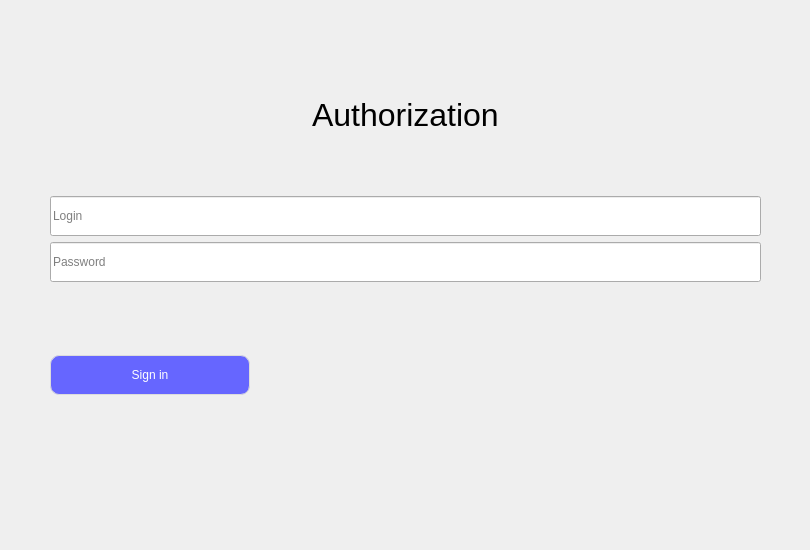
<?xml version="1.0" encoding="UTF-8"?>
<ui version="4.0">
 <class>LoginWidget</class>
 <widget class="QWidget" name="LoginWidget">
  <property name="geometry">
   <rect>
    <x>0</x>
    <y>0</y>
    <width>810</width>
    <height>550</height>
   </rect>
  </property>
  <property name="sizePolicy">
   <sizepolicy hsizetype="Fixed" vsizetype="Fixed">
    <horstretch>0</horstretch>
    <verstretch>0</verstretch>
   </sizepolicy>
  </property>
  <property name="minimumSize">
   <size>
    <width>400</width>
    <height>250</height>
   </size>
  </property>
  <property name="maximumSize">
   <size>
    <width>810</width>
    <height>550</height>
   </size>
  </property>
  <property name="windowTitle">
   <string>Form</string>
  </property>
  <widget class="QWidget" name="verticalLayoutWidget">
   <property name="geometry">
    <rect>
     <x>10</x>
     <y>10</y>
     <width>791</width>
     <height>531</height>
    </rect>
   </property>
   <layout class="QVBoxLayout" name="mainLayout">
    <property name="sizeConstraint">
     <enum>QLayout::SetNoConstraint</enum>
    </property>
    <item>
     <spacer name="verticalSpacer_4">
      <property name="orientation">
       <enum>Qt::Vertical</enum>
      </property>
      <property name="sizeType">
       <enum>QSizePolicy::Fixed</enum>
      </property>
      <property name="sizeHint" stdset="0">
       <size>
        <width>20</width>
        <height>80</height>
       </size>
      </property>
     </spacer>
    </item>
    <item>
     <layout class="QHBoxLayout" name="horizontalLayout_2">
      <property name="sizeConstraint">
       <enum>QLayout::SetNoConstraint</enum>
      </property>
      <item>
       <spacer name="horizontalSpacer">
        <property name="orientation">
         <enum>Qt::Horizontal</enum>
        </property>
        <property name="sizeHint" stdset="0">
         <size>
          <width>40</width>
          <height>20</height>
         </size>
        </property>
       </spacer>
      </item>
      <item>
       <widget class="QLabel" name="label">
        <property name="sizePolicy">
         <sizepolicy hsizetype="Fixed" vsizetype="Fixed">
          <horstretch>0</horstretch>
          <verstretch>0</verstretch>
         </sizepolicy>
        </property>
        <property name="minimumSize">
         <size>
          <width>0</width>
          <height>50</height>
         </size>
        </property>
        <property name="maximumSize">
         <size>
          <width>16777215</width>
          <height>150</height>
         </size>
        </property>
        <property name="font">
         <font>
          <pointsize>24</pointsize>
         </font>
        </property>
        <property name="text">
         <string>Authorization</string>
        </property>
        <property name="scaledContents">
         <bool>false</bool>
        </property>
       </widget>
      </item>
      <item>
       <spacer name="horizontalSpacer_2">
        <property name="orientation">
         <enum>Qt::Horizontal</enum>
        </property>
        <property name="sizeHint" stdset="0">
         <size>
          <width>40</width>
          <height>20</height>
         </size>
        </property>
       </spacer>
      </item>
     </layout>
    </item>
    <item>
     <spacer name="verticalSpacer">
      <property name="orientation">
       <enum>Qt::Vertical</enum>
      </property>
      <property name="sizeType">
       <enum>QSizePolicy::Fixed</enum>
      </property>
      <property name="sizeHint" stdset="0">
       <size>
        <width>20</width>
        <height>50</height>
       </size>
      </property>
     </spacer>
    </item>
    <item>
     <layout class="QHBoxLayout" name="horizontalLayout_3">
      <property name="sizeConstraint">
       <enum>QLayout::SetNoConstraint</enum>
      </property>
      <item>
       <spacer name="horizontalSpacer_3">
        <property name="orientation">
         <enum>Qt::Horizontal</enum>
        </property>
        <property name="sizeType">
         <enum>QSizePolicy::Fixed</enum>
        </property>
        <property name="sizeHint" stdset="0">
         <size>
          <width>40</width>
          <height>20</height>
         </size>
        </property>
       </spacer>
      </item>
      <item>
       <layout class="QVBoxLayout" name="verticalLayout_2">
        <property name="sizeConstraint">
         <enum>QLayout::SetNoConstraint</enum>
        </property>
        <item>
         <widget class="QLineEdit" name="loginInput">
          <property name="minimumSize">
           <size>
            <width>0</width>
            <height>40</height>
           </size>
          </property>
          <property name="inputMask">
           <string/>
          </property>
          <property name="text">
           <string/>
          </property>
          <property name="placeholderText">
           <string>Login</string>
          </property>
         </widget>
        </item>
       </layout>
      </item>
      <item>
       <spacer name="horizontalSpacer_4">
        <property name="orientation">
         <enum>Qt::Horizontal</enum>
        </property>
        <property name="sizeType">
         <enum>QSizePolicy::Fixed</enum>
        </property>
        <property name="sizeHint" stdset="0">
         <size>
          <width>40</width>
          <height>20</height>
         </size>
        </property>
       </spacer>
      </item>
     </layout>
    </item>
    <item>
     <layout class="QHBoxLayout" name="horizontalLayout_4">
      <property name="sizeConstraint">
       <enum>QLayout::SetNoConstraint</enum>
      </property>
      <item>
       <spacer name="horizontalSpacer_8">
        <property name="orientation">
         <enum>Qt::Horizontal</enum>
        </property>
        <property name="sizeType">
         <enum>QSizePolicy::Fixed</enum>
        </property>
        <property name="sizeHint" stdset="0">
         <size>
          <width>40</width>
          <height>20</height>
         </size>
        </property>
       </spacer>
      </item>
      <item>
       <layout class="QVBoxLayout" name="verticalLayout_3">
        <property name="sizeConstraint">
         <enum>QLayout::SetNoConstraint</enum>
        </property>
        <item>
         <widget class="QLineEdit" name="passwordInput">
          <property name="minimumSize">
           <size>
            <width>0</width>
            <height>40</height>
           </size>
          </property>
          <property name="inputMask">
           <string/>
          </property>
          <property name="text">
           <string/>
          </property>
          <property name="echoMode">
           <enum>QLineEdit::Password</enum>
          </property>
          <property name="placeholderText">
           <string>Password</string>
          </property>
         </widget>
        </item>
       </layout>
      </item>
      <item>
       <spacer name="horizontalSpacer_9">
        <property name="orientation">
         <enum>Qt::Horizontal</enum>
        </property>
        <property name="sizeType">
         <enum>QSizePolicy::Fixed</enum>
        </property>
        <property name="sizeHint" stdset="0">
         <size>
          <width>40</width>
          <height>20</height>
         </size>
        </property>
       </spacer>
      </item>
     </layout>
    </item>
    <item>
     <layout class="QHBoxLayout" name="horizontalLayout_5">
      <property name="sizeConstraint">
       <enum>QLayout::SetNoConstraint</enum>
      </property>
      <item>
       <spacer name="horizontalSpacer_10">
        <property name="orientation">
         <enum>Qt::Horizontal</enum>
        </property>
        <property name="sizeType">
         <enum>QSizePolicy::Fixed</enum>
        </property>
        <property name="sizeHint" stdset="0">
         <size>
          <width>40</width>
          <height>20</height>
         </size>
        </property>
       </spacer>
      </item>
      <item>
       <layout class="QVBoxLayout" name="verticalLayout_4">
        <property name="sizeConstraint">
         <enum>QLayout::SetNoConstraint</enum>
        </property>
        <item>
         <widget class="QLabel" name="SignInLabel">
          <property name="styleSheet">
           <string notr="true">color: rgb(204, 0, 0);</string>
          </property>
          <property name="text">
           <string/>
          </property>
         </widget>
        </item>
       </layout>
      </item>
      <item>
       <spacer name="horizontalSpacer_11">
        <property name="orientation">
         <enum>Qt::Horizontal</enum>
        </property>
        <property name="sizeType">
         <enum>QSizePolicy::Fixed</enum>
        </property>
        <property name="sizeHint" stdset="0">
         <size>
          <width>40</width>
          <height>20</height>
         </size>
        </property>
       </spacer>
      </item>
     </layout>
    </item>
    <item>
     <widget class="QLabel" name="labelInfoLogin">
      <property name="minimumSize">
       <size>
        <width>0</width>
        <height>35</height>
       </size>
      </property>
      <property name="text">
       <string/>
      </property>
     </widget>
    </item>
    <item>
     <layout class="QHBoxLayout" name="horizontalLayout">
      <property name="sizeConstraint">
       <enum>QLayout::SetNoConstraint</enum>
      </property>
      <item>
       <spacer name="horizontalSpacer_5">
        <property name="orientation">
         <enum>Qt::Horizontal</enum>
        </property>
        <property name="sizeType">
         <enum>QSizePolicy::Fixed</enum>
        </property>
        <property name="sizeHint" stdset="0">
         <size>
          <width>40</width>
          <height>30</height>
         </size>
        </property>
       </spacer>
      </item>
      <item>
       <widget class="QPushButton" name="loginButton">
        <property name="minimumSize">
         <size>
          <width>200</width>
          <height>40</height>
         </size>
        </property>
        <property name="maximumSize">
         <size>
          <width>60</width>
          <height>16777215</height>
         </size>
        </property>
        <property name="styleSheet">
         <string notr="true">background-color: rgb(102,102,255);
border-style: solid;             
border-width: 1px;               
border-radius: 9px;            
border-color: rgb(220,220,220);
color:white;</string>
        </property>
        <property name="text">
         <string>Sign in</string>
        </property>
       </widget>
      </item>
      <item>
       <spacer name="horizontalSpacer_7">
        <property name="orientation">
         <enum>Qt::Horizontal</enum>
        </property>
        <property name="sizeHint" stdset="0">
         <size>
          <width>40</width>
          <height>20</height>
         </size>
        </property>
       </spacer>
      </item>
      <item>
       <spacer name="horizontalSpacer_6">
        <property name="orientation">
         <enum>Qt::Horizontal</enum>
        </property>
        <property name="sizeType">
         <enum>QSizePolicy::Fixed</enum>
        </property>
        <property name="sizeHint" stdset="0">
         <size>
          <width>40</width>
          <height>30</height>
         </size>
        </property>
       </spacer>
      </item>
     </layout>
    </item>
    <item>
     <spacer name="verticalSpacer_3">
      <property name="orientation">
       <enum>Qt::Vertical</enum>
      </property>
      <property name="sizeType">
       <enum>QSizePolicy::Expanding</enum>
      </property>
      <property name="sizeHint" stdset="0">
       <size>
        <width>20</width>
        <height>130</height>
       </size>
      </property>
     </spacer>
    </item>
   </layout>
  </widget>
 </widget>
 <resources/>
 <connections/>
</ui>
